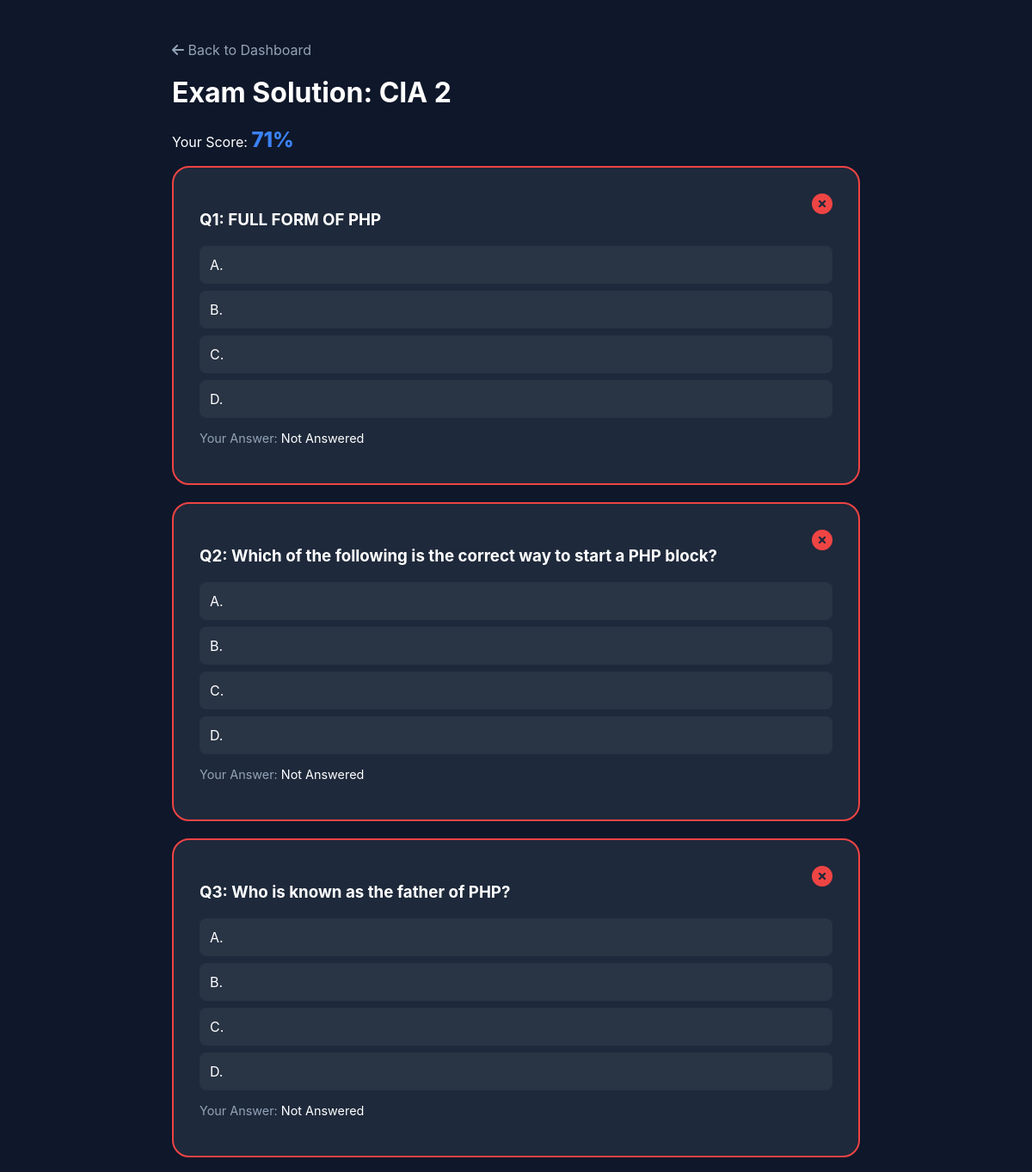
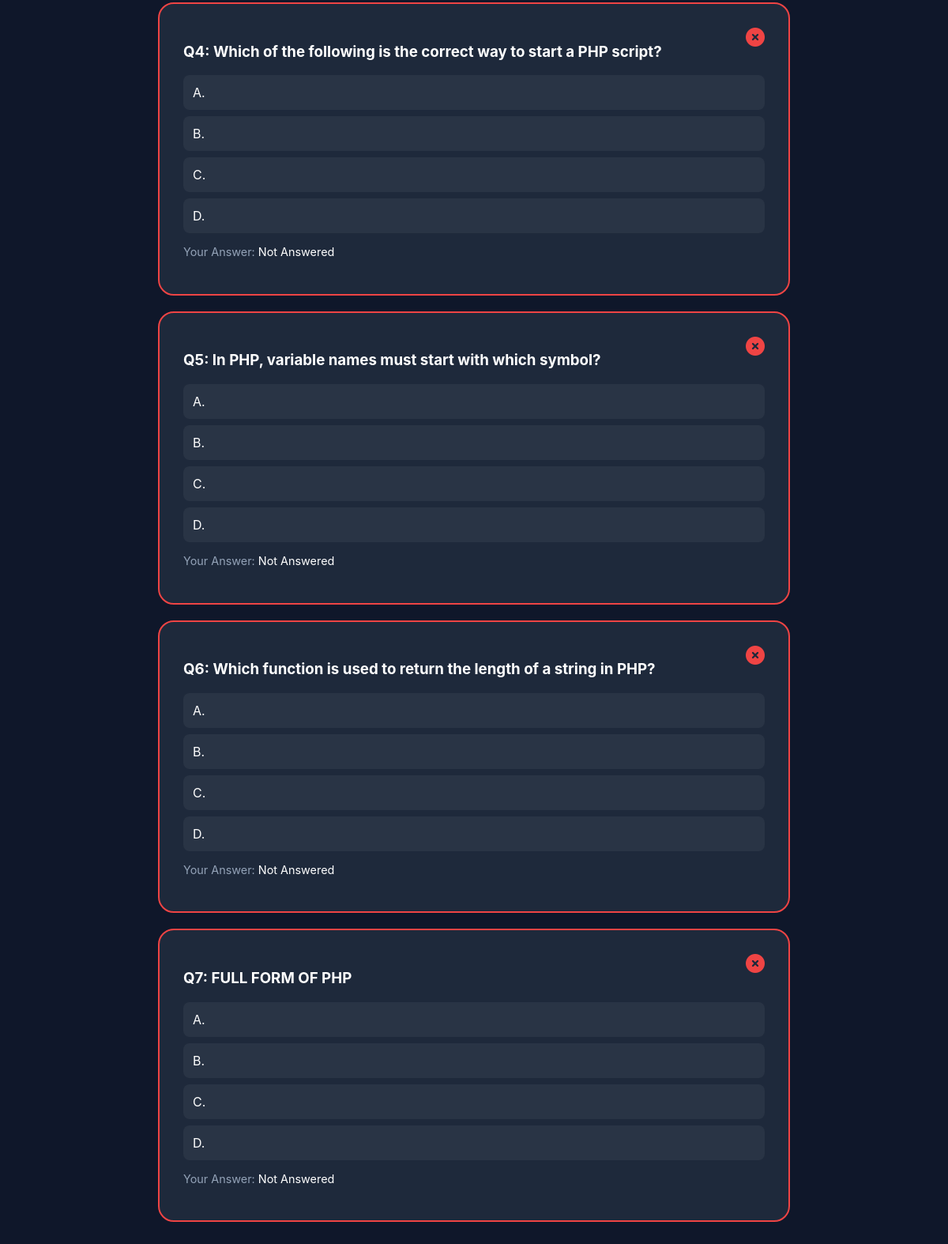
/results.php?id=75 (signed in), run on the app's committed database (2 pictures, top to bottom).
### tables this page shows
CREATE TABLE `results` (
  `id` int(11) NOT NULL,
  `student_name` varchar(255) DEFAULT NULL,
  `user_id` int(11) NOT NULL,
  `exam_id` int(11) NOT NULL,
  `answers_json` text DEFAULT NULL,
  `score` int(11) NOT NULL,
  `time_spent_minutes` int(11) DEFAULT 0,
  `date_taken` datetime DEFAULT current_timestamp(),
  `status` varchar(20) DEFAULT 'in-progress',
  `time_spent` int(11) DEFAULT 0
);

CREATE TABLE `exams` (
  `id` int(11) NOT NULL,
  `exam_title` varchar(255) NOT NULL,
  `total_questions` int(10) NOT NULL,
  `duration_mins` int(11) DEFAULT NULL,
  `duration` int(11) NOT NULL DEFAULT 0,
  `status` enum('Active','Inactive') DEFAULT 'Active'
);

CREATE TABLE `questions` (
  `id` int(11) NOT NULL,
  `exam_id` int(11) DEFAULT NULL,
  `question_text` text DEFAULT NULL,
  `option_a` varchar(255) DEFAULT NULL,
  `option_b` varchar(255) DEFAULT NULL,
  `option_c` varchar(255) DEFAULT NULL,
  `option_d` varchar(255) DEFAULT NULL,
  `correct_option` char(1) DEFAULT NULL
);

### results.php (the view, shortened to what this page needs)
<?php
require_once 'db_config.php';
$result_id = $_GET['id'];
$user_id = $_SESSION['user_id'];
$stmt = $pdo->prepare("
    SELECT r.*, e.exam_title
    FROM results r
    JOIN exams e ON r.exam_id = e.id
    WHERE r.id = ? AND r.user_id = ?
");
$stmt->execute([$result_id, $user_id]);
$result = $stmt->fetch();
$q_stmt = $pdo->prepare("
    SELECT q.*, ua.selected_option
    FROM questions q
    LEFT JOIN user_answers ua ON q.id = ua.question_id AND ua.result_id = ?
    WHERE q.exam_id = ?
");
$q_stmt->execute([$result_id, $result['exam_id']]);
$questions = $q_stmt->fetchAll();
?>
<!DOCTYPE html>
<html lang="en">
<head>
    <link rel="stylesheet" href="https://cdnjs.cloudflare.com/ajax/libs/font-awesome/6.4.0/css/all.min.css">
</head>
<body>
<div class="solution-container">
    <a href="index.php" style="color: #94a3b8; text-decoration:none;"><i class="fas fa-arrow-left"></i> Back to Dashboard</a>
    <h1 style="margin-top: 20px;">Exam Solution: <?= htmlspecialchars($result['exam_title']) ?></h1>
    <p>Your Score: <span style="color:#3b82f6; font-size: 1.5rem; font-weight: 800;"><?= $result['score'] ?>%</span></p>
    <?php foreach($questions as $index => $q):
        $is_correct = ($q['selected_option'] == $q['correct_option']);
    ?>
    <div class="card <?= $is_correct ? 'correct' : 'wrong' ?>">
        <i class="badge fas <?= $is_correct ? 'fa-check-circle' : 'fa-times-circle' ?>"></i>
        <h3>Q<?= $index+1 ?>: <?= htmlspecialchars($q['question_text']) ?></h3>
        <div class="option <?= ($q['correct_option'] == 'option1') ? 'right-ans' : '' ?>">
            A. <?= htmlspecialchars($q['option1']) ?>
        </div>
        <div class="option <?= ($q['correct_option'] == 'option2') ? 'right-ans' : '' ?>">
            B. <?= htmlspecialchars($q['option2']) ?>
        </div>
        <div class="option <?= ($q['correct_option'] == 'option3') ? 'right-ans' : '' ?>">
            C. <?= htmlspecialchars($q['option3']) ?>
        </div>
        <div class="option <?= ($q['correct_option'] == 'option4') ? 'right-ans' : '' ?>">
            D. <?= htmlspecialchars($q['option4']) ?>
        </div>
        <p style="margin-top: 15px; font-size: 0.9rem; color: #94a3b8;">
            Your Answer: <span style="color: white;"><?= $q['selected_option'] ? strtoupper(str_replace('option', 'Option ', $q['selected_option'])) : 'Not Answered' ?></span>
        </p>
    </div>
    <?php endforeach; ?>
</div>
</body>
</html>

### results.php (style rules this page uses)
body { background: #0f172a; color: white; font-family: 'Inter', sans-serif; padding: 40px; }
.solution-container { max-width: 800px; margin: auto; }
.card { background: #1e293b; padding: 30px; border-radius: 20px; margin-bottom: 20px; position: relative; }
.wrong { border: 2px solid #ef4444; }
.badge { position: absolute; right: 30px; top: 30px; font-size: 1.5rem; }
.badge.fa-times-circle { color: #ef4444; }
.option { padding: 12px; border-radius: 8px; margin: 8px 0; background: rgba(255,255,255,0.05); }

### data on the page
results: exam.exam_title "CIA 2", score "71"
questions: question_text "FULL FORM OF PHP"
questions: question_text "Which of the following is the correct way to start a PHP block?"
questions: question_text "Who is known as the father of PHP?"
questions: question_text "Which of the following is the correct way to start a PHP script?"
questions: question_text "In PHP, variable names must start with which symbol?"
questions: question_text "Which function is used to return the length of a string in PHP?"
questions: question_text "FULL FORM OF PHP"
